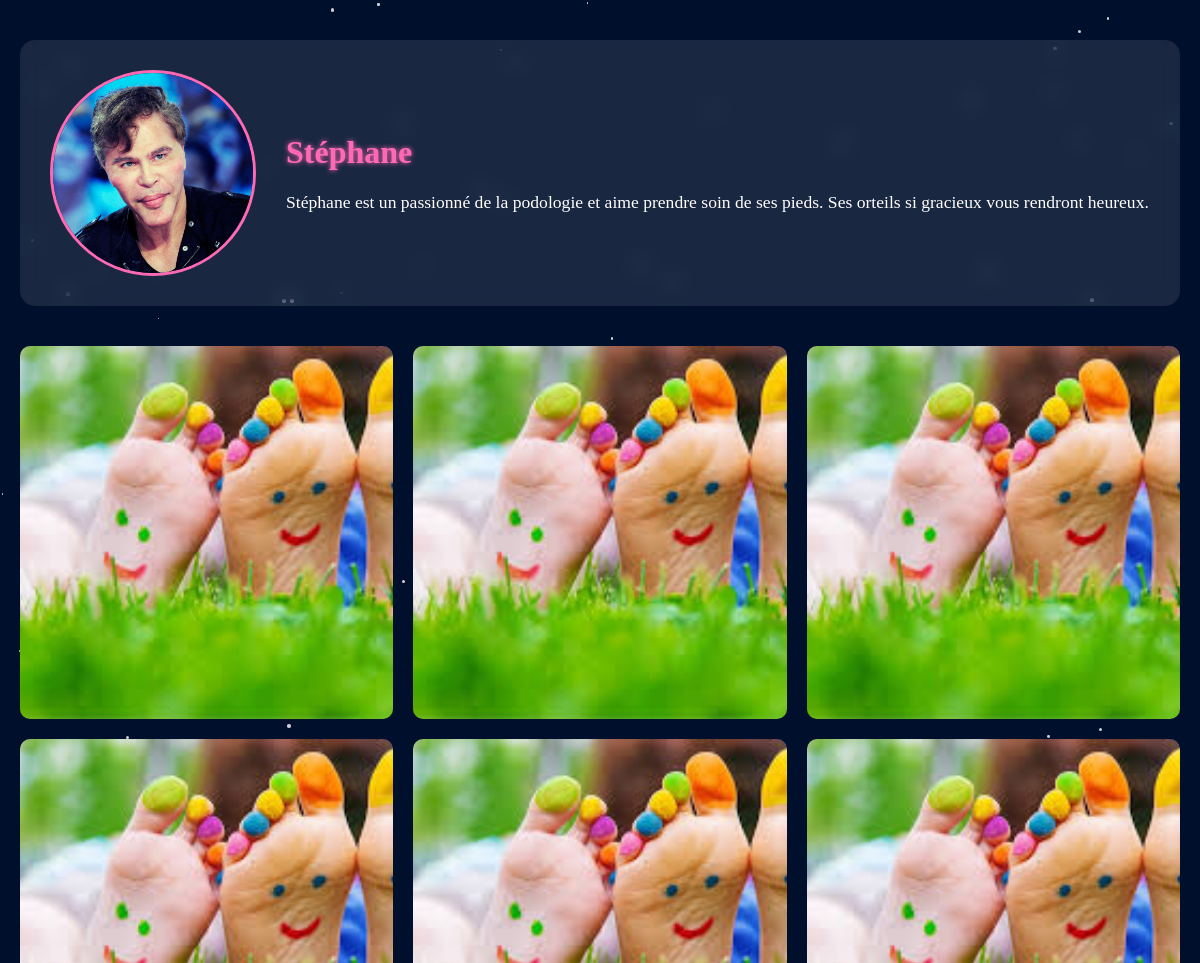
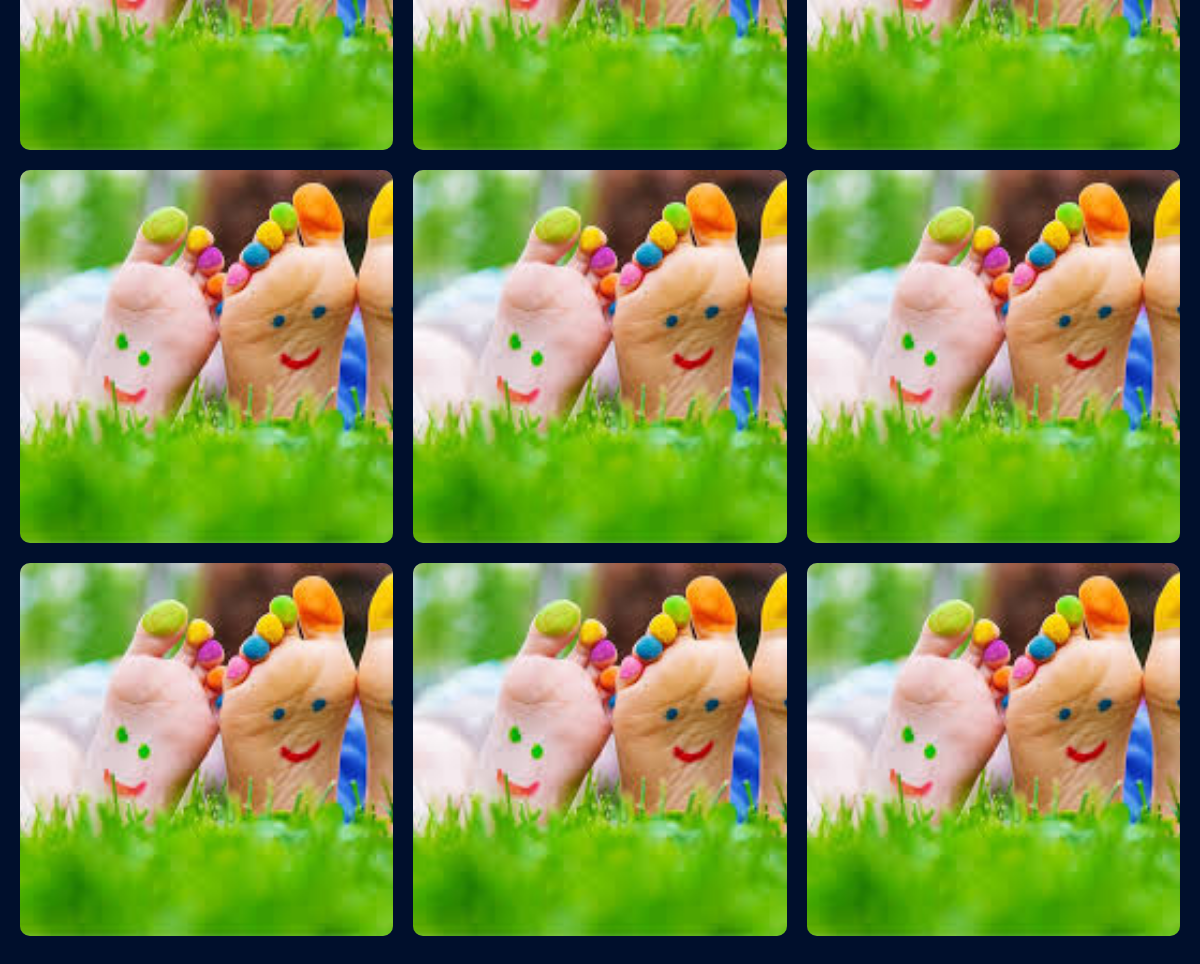
Screenshot of /gallery/2 with the database file from the repository (2 pictures, top to bottom).
### models.py (models this page shows)
class Model(Base):
    __tablename__ = "models"
    id = Column(Integer, primary_key=True, index=True)
    name = Column(String, index=True)
    description = Column(Text)
    avatar_path = Column(String)
    gallery_folder = Column(String)  # Dossier contenant les photos du modèle

### web.py (the view)
@app.get("/gallery/{model_id}", response_class=HTMLResponse)
async def gallery(request: Request, model_id: int, db: Session = Depends(get_db)):
    model = db.query(Model).filter(Model.id == model_id).first()
    if not model:
        raise HTTPException(status_code=404, detail="Model not found")
    gallery_path = f"static/img/{model.gallery_folder}"
    gallery_images = []
    if os.path.exists(gallery_path):
        for img in os.listdir(gallery_path):
            if img.lower().endswith(('.png', '.jpg', '.jpeg', '.webp')):
                gallery_images.append({
                    "url": f"/static/img/{model.gallery_folder}/{img}",
                    "description": f"{model.name} - {img}"
                })
    gallery_data = {
        "model_name": model.name,
        "model_image": model.avatar_path,
        "model_description": model.description,
        "gallery_images": gallery_images
    }
    return templates.TemplateResponse("gallery_template.html", {"request": request, **gallery_data})

### templates/gallery_template.html (shortened to what this page needs)
<!DOCTYPE html>
<html lang="en">
<head>
    <link rel="stylesheet" href="/static/css/index.css">
    <link rel="stylesheet" href="/static/css/main.css">
</head>
<body>
    <div class="stars"></div>
    <div class="gallery-wrapper">
        <div class="model-card">
            <div class="model-info">
                <img src="{{ model_image }}" alt="{{ model_name }}" class="model-avatar">
                <div class="model-details">
                    <h1>{{ model_name }}</h1>
                    <p class="model-description">{{ model_description }}</p>
                </div>
            </div>
        </div>
        <div class="gallery-grid">
            {% for i in range(12) %}
            <div class="gallery-item">
                <img src="/static/img/fake_feet.jpg" alt="Preview feet photo" loading="lazy">
            </div>
            {% endfor %}
        </div>
    </div>
</body>
</html>

### static/css/index.css (style rules this page uses)
body { background-color: rgb(0, 15, 44); min-height: 100vh; margin: 0; display: flex; justify-content: center; overflow-y: auto; overflow-x: hidden; }
.gallery-wrapper { width: 100%; max-width: 1200px; padding: 20px; margin: 20px auto; z-index: 1; }
.model-card { background: rgba(255, 255, 255, 0.1); backdrop-filter: blur(10px); border-radius: 15px; padding: 30px; margin-bottom: 40px; width: 100%; box-sizing: border-box; }
.model-info { display: flex; align-items: center; gap: 30px; }
.model-avatar { width: 200px; height: 200px; border-radius: 50%; object-fit: cover; border: 3px solid #ff69b4; }
.model-details { flex: 1; }
.model-details h1 { color: #ff69b4; margin-bottom: 15px; text-shadow: 0 0 5px #ff69b4; }
.model-description { color: white; line-height: 1.6; font-size: 1.1rem; }
.gallery-grid { display: grid; grid-template-columns: repeat(4, 1fr); gap: 20px; width: 100%; box-sizing: border-box; }
.gallery-item { position: relative; aspect-ratio: 1; overflow: hidden; border-radius: 10px; transition: transform 0.3s ease; background-color: rgba(255, 255, 255, 0.1); }
.gallery-item img { width: 100%; height: 100%; object-fit: cover; transition: transform 0.3s ease; }
@media (max-width: 1200px) { .gallery-grid { grid-template-columns: repeat(3, 1fr); } }
.stars { position: fixed; top: 0; left: 0; width: 100%; height: 100%; z-index: 0; }

### rows the page displays
Model: avatar_path (picture), name "Stéphane", description "Stéphane est un passionné de la podologie et aime prendre soin de ses pieds. Ses orteils si gracieux vous rendront heureux."
